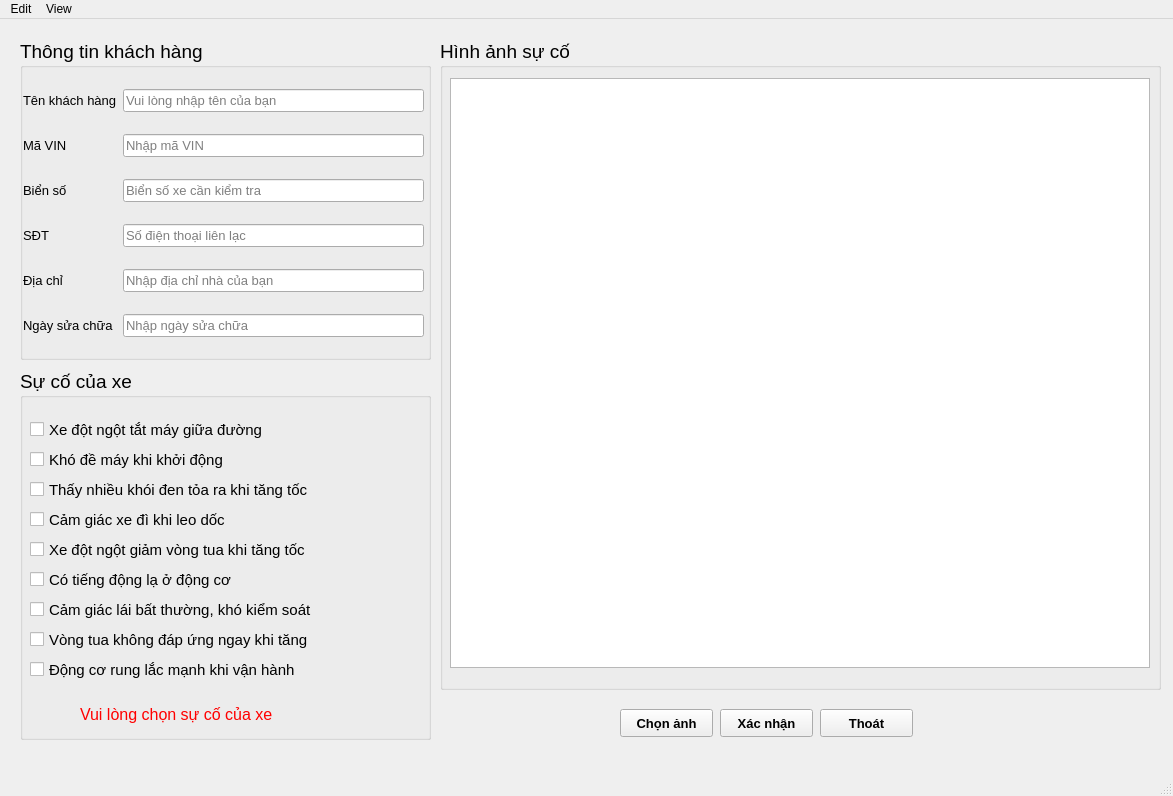
<?xml version="1.0" encoding="UTF-8"?>
<ui version="4.0">
 <class>MainWindow</class>
 <widget class="QMainWindow" name="MainWindow">
  <property name="geometry">
   <rect>
    <x>0</x>
    <y>0</y>
    <width>1173</width>
    <height>796</height>
   </rect>
  </property>
  <property name="windowTitle">
   <string>GUI_input</string>
  </property>
  <widget class="QWidget" name="centralwidget">
   <widget class="QSplitter" name="splitter">
    <property name="geometry">
     <rect>
      <x>0</x>
      <y>0</y>
      <width>0</width>
      <height>0</height>
     </rect>
    </property>
    <property name="orientation">
     <enum>Qt::Horizontal</enum>
    </property>
   </widget>
   <widget class="QSplitter" name="splitter_2">
    <property name="geometry">
     <rect>
      <x>0</x>
      <y>0</y>
      <width>0</width>
      <height>0</height>
     </rect>
    </property>
    <property name="orientation">
     <enum>Qt::Horizontal</enum>
    </property>
   </widget>
   <widget class="QWidget" name="layoutWidget">
    <property name="geometry">
     <rect>
      <x>0</x>
      <y>0</y>
      <width>2</width>
      <height>2</height>
     </rect>
    </property>
    <layout class="QHBoxLayout" name="horizontalLayout"/>
   </widget>
   <widget class="QWidget" name="layoutWidget">
    <property name="geometry">
     <rect>
      <x>0</x>
      <y>0</y>
      <width>2</width>
      <height>2</height>
     </rect>
    </property>
    <layout class="QHBoxLayout" name="horizontalLayout_2"/>
   </widget>
   <widget class="QSplitter" name="splitter_3">
    <property name="geometry">
     <rect>
      <x>0</x>
      <y>0</y>
      <width>0</width>
      <height>0</height>
     </rect>
    </property>
    <property name="orientation">
     <enum>Qt::Vertical</enum>
    </property>
   </widget>
   <widget class="QWidget" name="layoutWidget">
    <property name="geometry">
     <rect>
      <x>0</x>
      <y>0</y>
      <width>2</width>
      <height>2</height>
     </rect>
    </property>
    <layout class="QVBoxLayout" name="verticalLayout_4"/>
   </widget>
   <widget class="QSplitter" name="splitter_4">
    <property name="geometry">
     <rect>
      <x>0</x>
      <y>0</y>
      <width>0</width>
      <height>0</height>
     </rect>
    </property>
    <property name="orientation">
     <enum>Qt::Vertical</enum>
    </property>
   </widget>
   <widget class="QGroupBox" name="GB_incident_phenomena">
    <property name="geometry">
     <rect>
      <x>20</x>
      <y>350</y>
      <width>411</width>
      <height>371</height>
     </rect>
    </property>
    <property name="font">
     <font>
      <pointsize>14</pointsize>
     </font>
    </property>
    <property name="title">
     <string>Sự cố của xe</string>
    </property>
    <property name="flat">
     <bool>false</bool>
    </property>
    <property name="checkable">
     <bool>false</bool>
    </property>
    <widget class="QCheckBox" name="CB_incident_1">
     <property name="geometry">
      <rect>
       <x>10</x>
       <y>50</y>
       <width>381</width>
       <height>21</height>
      </rect>
     </property>
     <property name="font">
      <font>
       <pointsize>11</pointsize>
      </font>
     </property>
     <property name="text">
      <string>Xe đột ngột tắt máy giữa đường</string>
     </property>
    </widget>
    <widget class="QCheckBox" name="CB_incident_2">
     <property name="geometry">
      <rect>
       <x>10</x>
       <y>80</y>
       <width>381</width>
       <height>21</height>
      </rect>
     </property>
     <property name="font">
      <font>
       <pointsize>11</pointsize>
      </font>
     </property>
     <property name="text">
      <string>Khó đề máy khi khởi động</string>
     </property>
    </widget>
    <widget class="QCheckBox" name="CB_incident_3">
     <property name="geometry">
      <rect>
       <x>10</x>
       <y>110</y>
       <width>381</width>
       <height>21</height>
      </rect>
     </property>
     <property name="font">
      <font>
       <pointsize>11</pointsize>
      </font>
     </property>
     <property name="text">
      <string>Thấy nhiều khói đen tỏa ra khi tăng tốc</string>
     </property>
    </widget>
    <widget class="QCheckBox" name="CB_incident_4">
     <property name="geometry">
      <rect>
       <x>10</x>
       <y>140</y>
       <width>381</width>
       <height>21</height>
      </rect>
     </property>
     <property name="font">
      <font>
       <pointsize>11</pointsize>
      </font>
     </property>
     <property name="text">
      <string>Cảm giác xe đì khi leo dốc</string>
     </property>
    </widget>
    <widget class="QCheckBox" name="CB_incident_5">
     <property name="geometry">
      <rect>
       <x>10</x>
       <y>170</y>
       <width>381</width>
       <height>21</height>
      </rect>
     </property>
     <property name="font">
      <font>
       <pointsize>11</pointsize>
      </font>
     </property>
     <property name="text">
      <string>Xe đột ngột giảm vòng tua khi tăng tốc</string>
     </property>
    </widget>
    <widget class="QCheckBox" name="CB_incident_6">
     <property name="geometry">
      <rect>
       <x>10</x>
       <y>200</y>
       <width>381</width>
       <height>21</height>
      </rect>
     </property>
     <property name="font">
      <font>
       <pointsize>11</pointsize>
      </font>
     </property>
     <property name="text">
      <string>Có tiếng động lạ ở động cơ</string>
     </property>
    </widget>
    <widget class="QCheckBox" name="CB_incident_8">
     <property name="geometry">
      <rect>
       <x>10</x>
       <y>260</y>
       <width>381</width>
       <height>21</height>
      </rect>
     </property>
     <property name="font">
      <font>
       <pointsize>11</pointsize>
      </font>
     </property>
     <property name="text">
      <string>Vòng tua không đáp ứng ngay khi tăng </string>
     </property>
    </widget>
    <widget class="QCheckBox" name="CB_incident_7">
     <property name="geometry">
      <rect>
       <x>10</x>
       <y>230</y>
       <width>381</width>
       <height>21</height>
      </rect>
     </property>
     <property name="font">
      <font>
       <pointsize>11</pointsize>
      </font>
     </property>
     <property name="text">
      <string>Cảm giác lái bất thường, khó kiểm soát</string>
     </property>
    </widget>
    <widget class="QCheckBox" name="CB_incident_9">
     <property name="geometry">
      <rect>
       <x>10</x>
       <y>290</y>
       <width>381</width>
       <height>21</height>
      </rect>
     </property>
     <property name="font">
      <font>
       <pointsize>11</pointsize>
      </font>
     </property>
     <property name="text">
      <string>Động cơ rung lắc mạnh khi vận hành</string>
     </property>
    </widget>
    <widget class="QLabel" name="Label_incident_phenomena_warning">
     <property name="geometry">
      <rect>
       <x>60</x>
       <y>330</y>
       <width>291</width>
       <height>31</height>
      </rect>
     </property>
     <property name="font">
      <font>
       <pointsize>12</pointsize>
      </font>
     </property>
     <property name="text">
      <string>&lt;html&gt;&lt;head/&gt;&lt;body&gt;&lt;p&gt;&lt;span style=&quot; color:#ff0000;&quot;&gt;Vui lòng chọn sự cố của xe&lt;/span&gt;&lt;/p&gt;&lt;/body&gt;&lt;/html&gt;</string>
     </property>
     <property name="textInteractionFlags">
      <set>Qt::NoTextInteraction</set>
     </property>
    </widget>
   </widget>
   <widget class="QGroupBox" name="GB_customer_information">
    <property name="geometry">
     <rect>
      <x>20</x>
      <y>20</y>
      <width>411</width>
      <height>321</height>
     </rect>
    </property>
    <property name="font">
     <font>
      <pointsize>14</pointsize>
     </font>
    </property>
    <property name="mouseTracking">
     <bool>false</bool>
    </property>
    <property name="title">
     <string>Thông tin khách hàng</string>
    </property>
    <widget class="QWidget" name="layoutWidget">
     <property name="geometry">
      <rect>
       <x>3</x>
       <y>34</y>
       <width>401</width>
       <height>281</height>
      </rect>
     </property>
     <layout class="QGridLayout" name="LT_customer_information">
      <item row="0" column="0">
       <widget class="QLabel" name="label_customer_name">
        <property name="font">
         <font>
          <pointsize>10</pointsize>
         </font>
        </property>
        <property name="text">
         <string>Tên khách hàng</string>
        </property>
       </widget>
      </item>
      <item row="0" column="1">
       <widget class="QLineEdit" name="LE_customer_name">
        <property name="font">
         <font>
          <pointsize>10</pointsize>
         </font>
        </property>
        <property name="whatsThis">
         <string notr="true"/>
        </property>
        <property name="autoFillBackground">
         <bool>false</bool>
        </property>
        <property name="placeholderText">
         <string>Vui lòng nhập tên của bạn</string>
        </property>
        <property name="clearButtonEnabled">
         <bool>true</bool>
        </property>
       </widget>
      </item>
      <item row="1" column="0">
       <widget class="QLabel" name="label_VIN_code">
        <property name="font">
         <font>
          <pointsize>10</pointsize>
         </font>
        </property>
        <property name="text">
         <string>Mã VIN</string>
        </property>
       </widget>
      </item>
      <item row="1" column="1">
       <widget class="QLineEdit" name="LE_VIN_code">
        <property name="font">
         <font>
          <pointsize>10</pointsize>
         </font>
        </property>
        <property name="placeholderText">
         <string>Nhập mã VIN</string>
        </property>
        <property name="clearButtonEnabled">
         <bool>true</bool>
        </property>
       </widget>
      </item>
      <item row="2" column="0">
       <widget class="QLabel" name="label_number_plate">
        <property name="font">
         <font>
          <pointsize>10</pointsize>
         </font>
        </property>
        <property name="text">
         <string>Biển số</string>
        </property>
       </widget>
      </item>
      <item row="2" column="1">
       <widget class="QLineEdit" name="LE_number_plate">
        <property name="font">
         <font>
          <pointsize>10</pointsize>
         </font>
        </property>
        <property name="placeholderText">
         <string>Biển số xe cần kiểm tra</string>
        </property>
        <property name="clearButtonEnabled">
         <bool>true</bool>
        </property>
       </widget>
      </item>
      <item row="3" column="0">
       <widget class="QLabel" name="label_phone_number">
        <property name="font">
         <font>
          <pointsize>10</pointsize>
         </font>
        </property>
        <property name="text">
         <string>SĐT</string>
        </property>
       </widget>
      </item>
      <item row="3" column="1">
       <widget class="QLineEdit" name="LE_phone_number">
        <property name="font">
         <font>
          <pointsize>10</pointsize>
         </font>
        </property>
        <property name="placeholderText">
         <string>Số điện thoại liên lạc</string>
        </property>
        <property name="clearButtonEnabled">
         <bool>true</bool>
        </property>
       </widget>
      </item>
      <item row="4" column="0">
       <widget class="QLabel" name="label_address">
        <property name="font">
         <font>
          <pointsize>10</pointsize>
         </font>
        </property>
        <property name="text">
         <string>Địa chỉ</string>
        </property>
       </widget>
      </item>
      <item row="4" column="1">
       <widget class="QLineEdit" name="LE_address">
        <property name="font">
         <font>
          <pointsize>10</pointsize>
         </font>
        </property>
        <property name="placeholderText">
         <string>Nhập địa chỉ nhà của bạn</string>
        </property>
        <property name="clearButtonEnabled">
         <bool>true</bool>
        </property>
       </widget>
      </item>
      <item row="5" column="0">
       <widget class="QLabel" name="label_fixing_date">
        <property name="font">
         <font>
          <pointsize>10</pointsize>
         </font>
        </property>
        <property name="text">
         <string>Ngày sửa chữa</string>
        </property>
       </widget>
      </item>
      <item row="5" column="1">
       <widget class="QLineEdit" name="LE_fixing_date">
        <property name="font">
         <font>
          <pointsize>10</pointsize>
         </font>
        </property>
        <property name="placeholderText">
         <string>Nhập ngày sửa chữa</string>
        </property>
        <property name="clearButtonEnabled">
         <bool>true</bool>
        </property>
       </widget>
      </item>
     </layout>
    </widget>
   </widget>
   <widget class="QGroupBox" name="GB_incident_images">
    <property name="geometry">
     <rect>
      <x>440</x>
      <y>20</y>
      <width>721</width>
      <height>651</height>
     </rect>
    </property>
    <property name="font">
     <font>
      <pointsize>14</pointsize>
     </font>
    </property>
    <property name="title">
     <string>Hình ảnh sự cố</string>
    </property>
    <widget class="QGraphicsView" name="GV_inciden_images">
     <property name="geometry">
      <rect>
       <x>10</x>
       <y>39</y>
       <width>700</width>
       <height>590</height>
      </rect>
     </property>
     <property name="autoFillBackground">
      <bool>true</bool>
     </property>
     <property name="backgroundBrush">
      <brush brushstyle="NoBrush">
       <color alpha="255">
        <red>0</red>
        <green>0</green>
        <blue>0</blue>
       </color>
      </brush>
     </property>
     <property name="foregroundBrush">
      <brush brushstyle="NoBrush">
       <color alpha="255">
        <red>0</red>
        <green>0</green>
        <blue>0</blue>
       </color>
      </brush>
     </property>
     <property name="dragMode">
      <enum>QGraphicsView::NoDrag</enum>
     </property>
    </widget>
   </widget>
   <widget class="QLabel" name="QL_label_3">
    <property name="geometry">
     <rect>
      <x>240</x>
      <y>710</y>
      <width>55</width>
      <height>16</height>
     </rect>
    </property>
    <property name="text">
     <string/>
    </property>
   </widget>
   <widget class="QPushButton" name="BT_confirm">
    <property name="geometry">
     <rect>
      <x>720</x>
      <y>690</y>
      <width>93</width>
      <height>28</height>
     </rect>
    </property>
    <property name="font">
     <font>
      <pointsize>10</pointsize>
      <weight>75</weight>
      <bold>true</bold>
     </font>
    </property>
    <property name="text">
     <string>Xác nhận</string>
    </property>
   </widget>
   <widget class="QPushButton" name="BT_exit">
    <property name="geometry">
     <rect>
      <x>820</x>
      <y>690</y>
      <width>93</width>
      <height>28</height>
     </rect>
    </property>
    <property name="font">
     <font>
      <pointsize>10</pointsize>
      <weight>75</weight>
      <bold>true</bold>
     </font>
    </property>
    <property name="text">
     <string>Thoát</string>
    </property>
   </widget>
   <widget class="QPushButton" name="BT_Ghaph">
    <property name="geometry">
     <rect>
      <x>620</x>
      <y>690</y>
      <width>93</width>
      <height>28</height>
     </rect>
    </property>
    <property name="font">
     <font>
      <pointsize>10</pointsize>
      <weight>75</weight>
      <bold>true</bold>
     </font>
    </property>
    <property name="text">
     <string>Chọn ảnh</string>
    </property>
   </widget>
   <zorder>GB_incident_phenomena</zorder>
   <zorder>GB_incident_images</zorder>
   <zorder>splitter</zorder>
   <zorder>splitter_2</zorder>
   <zorder>layoutWidget</zorder>
   <zorder>layoutWidget</zorder>
   <zorder>splitter_3</zorder>
   <zorder>layoutWidget</zorder>
   <zorder>splitter_4</zorder>
   <zorder>GB_customer_information</zorder>
   <zorder>QL_label_3</zorder>
   <zorder>BT_confirm</zorder>
   <zorder>BT_exit</zorder>
   <zorder>BT_Ghaph</zorder>
  </widget>
  <widget class="QMenuBar" name="menubar">
   <property name="geometry">
    <rect>
     <x>0</x>
     <y>0</y>
     <width>1173</width>
     <height>26</height>
    </rect>
   </property>
   <widget class="QMenu" name="menuEdit">
    <property name="title">
     <string>Edit</string>
    </property>
    <addaction name="QA_actionOpen"/>
    <addaction name="QA_actionNew"/>
    <addaction name="QA_actionSave"/>
    <addaction name="QA_actionSave_as"/>
   </widget>
   <widget class="QMenu" name="menuView">
    <property name="title">
     <string>View</string>
    </property>
    <addaction name="QA_actionGraphics_car"/>
    <addaction name="QA_actionDate"/>
   </widget>
   <addaction name="menuEdit"/>
   <addaction name="menuView"/>
  </widget>
  <widget class="QStatusBar" name="statusbar"/>
  <action name="QA_actionOpen">
   <property name="text">
    <string>Open</string>
   </property>
  </action>
  <action name="QA_actionNew">
   <property name="text">
    <string>New</string>
   </property>
  </action>
  <action name="QA_actionSave">
   <property name="text">
    <string>Save</string>
   </property>
  </action>
  <action name="QA_actionSave_as">
   <property name="text">
    <string>Save as</string>
   </property>
  </action>
  <action name="QA_actionGraphics_car">
   <property name="text">
    <string>Graphics car</string>
   </property>
  </action>
  <action name="QA_actionDate">
   <property name="text">
    <string>Date </string>
   </property>
  </action>
 </widget>
 <resources/>
 <connections/>
</ui>
